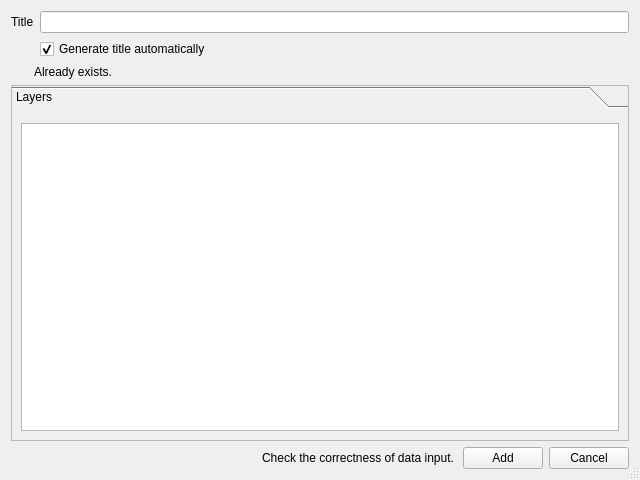
<?xml version="1.0" encoding="UTF-8"?>
<ui version="4.0">
 <class>RAddLayeredMaterialDialog</class>
 <widget class="QDialog" name="RAddLayeredMaterialDialog">
  <property name="windowModality">
   <enum>Qt::NonModal</enum>
  </property>
  <property name="geometry">
   <rect>
    <x>0</x>
    <y>0</y>
    <width>640</width>
    <height>480</height>
   </rect>
  </property>
  <property name="minimumSize">
   <size>
    <width>640</width>
    <height>480</height>
   </size>
  </property>
  <property name="windowTitle">
   <string>Add layered material</string>
  </property>
  <property name="sizeGripEnabled">
   <bool>true</bool>
  </property>
  <layout class="QVBoxLayout" name="verticalLayout_3" stretch="0,1,0">
   <item>
    <layout class="QHBoxLayout" name="horizontalLayout_2" stretch="0">
     <item>
      <layout class="QVBoxLayout" name="verticalLayout">
       <item>
        <layout class="QFormLayout" name="formLayout_2">
         <property name="fieldGrowthPolicy">
          <enum>QFormLayout::AllNonFixedFieldsGrow</enum>
         </property>
         <item row="0" column="0">
          <widget class="QLabel" name="titleLabel">
           <property name="text">
            <string>Title</string>
           </property>
          </widget>
         </item>
         <item row="0" column="1">
          <widget class="QLineEdit" name="layeredMaterialTitleLineEdit">
           <property name="sizePolicy">
            <sizepolicy hsizetype="Minimum" vsizetype="Fixed">
             <horstretch>0</horstretch>
             <verstretch>0</verstretch>
            </sizepolicy>
           </property>
           <property name="maxLength">
            <number>512</number>
           </property>
          </widget>
         </item>
         <item row="1" column="1">
          <widget class="QCheckBox" name="checkBox">
           <property name="text">
            <string>Generate title automatically</string>
           </property>
           <property name="checked">
            <bool>true</bool>
           </property>
          </widget>
         </item>
        </layout>
       </item>
       <item>
        <widget class="QLabel" name="errorLabel">
         <property name="enabled">
          <bool>true</bool>
         </property>
         <property name="styleSheet">
          <string notr="true">QLabel {
	background: url(:/Radiance/icons/error.png);
	background-position: center left;
	background-repeat: no-repeat;
	padding-left: 20px;
}</string>
         </property>
         <property name="frameShape">
          <enum>QFrame::NoFrame</enum>
         </property>
         <property name="text">
          <string>Already exists.</string>
         </property>
        </widget>
       </item>
      </layout>
     </item>
    </layout>
   </item>
   <item>
    <widget class="QToolBox" name="layeredMaterialToolBox">
     <property name="frameShape">
      <enum>QFrame::StyledPanel</enum>
     </property>
     <property name="currentIndex">
      <number>0</number>
     </property>
     <widget class="QWidget" name="gammaSpectrumPageWidget">
      <property name="geometry">
       <rect>
        <x>0</x>
        <y>0</y>
        <width>620</width>
        <height>327</height>
       </rect>
      </property>
      <attribute name="label">
       <string>Layers</string>
      </attribute>
      <layout class="QVBoxLayout" name="verticalLayout_2">
       <item>
        <widget class="QTableView" name="layeredMaterialTableView">
         <property name="editTriggers">
          <set>QAbstractItemView::AllEditTriggers</set>
         </property>
         <property name="tabKeyNavigation">
          <bool>false</bool>
         </property>
         <property name="alternatingRowColors">
          <bool>true</bool>
         </property>
         <property name="selectionMode">
          <enum>QAbstractItemView::NoSelection</enum>
         </property>
         <property name="cornerButtonEnabled">
          <bool>false</bool>
         </property>
        </widget>
       </item>
      </layout>
     </widget>
    </widget>
   </item>
   <item>
    <layout class="QHBoxLayout" name="horizontalLayout">
     <item>
      <spacer name="horizontalSpacer_2">
       <property name="orientation">
        <enum>Qt::Horizontal</enum>
       </property>
       <property name="sizeHint" stdset="0">
        <size>
         <width>40</width>
         <height>20</height>
        </size>
       </property>
      </spacer>
     </item>
     <item>
      <widget class="QLabel" name="correctnessErrorLabel">
       <property name="enabled">
        <bool>true</bool>
       </property>
       <property name="styleSheet">
        <string notr="true">QLabel {
	background: url(:/Radiance/icons/error.png);
	background-position: center left;
	background-repeat: no-repeat;
	padding-left: 20px;
}</string>
       </property>
       <property name="frameShape">
        <enum>QFrame::NoFrame</enum>
       </property>
       <property name="text">
        <string>Check the correctness of data input.</string>
       </property>
      </widget>
     </item>
     <item>
      <widget class="QPushButton" name="addButton">
       <property name="text">
        <string>Add</string>
       </property>
       <property name="icon">
        <iconset resource="../../resources/radiance.qrc">
         <normaloff>:/Radiance/icons/disk.png</normaloff>:/Radiance/icons/disk.png</iconset>
       </property>
       <property name="autoDefault">
        <bool>false</bool>
       </property>
      </widget>
     </item>
     <item>
      <widget class="QPushButton" name="cancelButton">
       <property name="text">
        <string>Cancel</string>
       </property>
       <property name="autoDefault">
        <bool>false</bool>
       </property>
      </widget>
     </item>
    </layout>
   </item>
  </layout>
 </widget>
 <resources>
  <include location="../../resources/radiance.qrc"/>
 </resources>
 <connections>
  <connection>
   <sender>cancelButton</sender>
   <signal>clicked()</signal>
   <receiver>RAddLayeredMaterialDialog</receiver>
   <slot>reject()</slot>
   <hints>
    <hint type="sourcelabel">
     <x>464</x>
     <y>362</y>
    </hint>
    <hint type="destinationlabel">
     <x>255</x>
     <y>191</y>
    </hint>
   </hints>
  </connection>
 </connections>
</ui>
